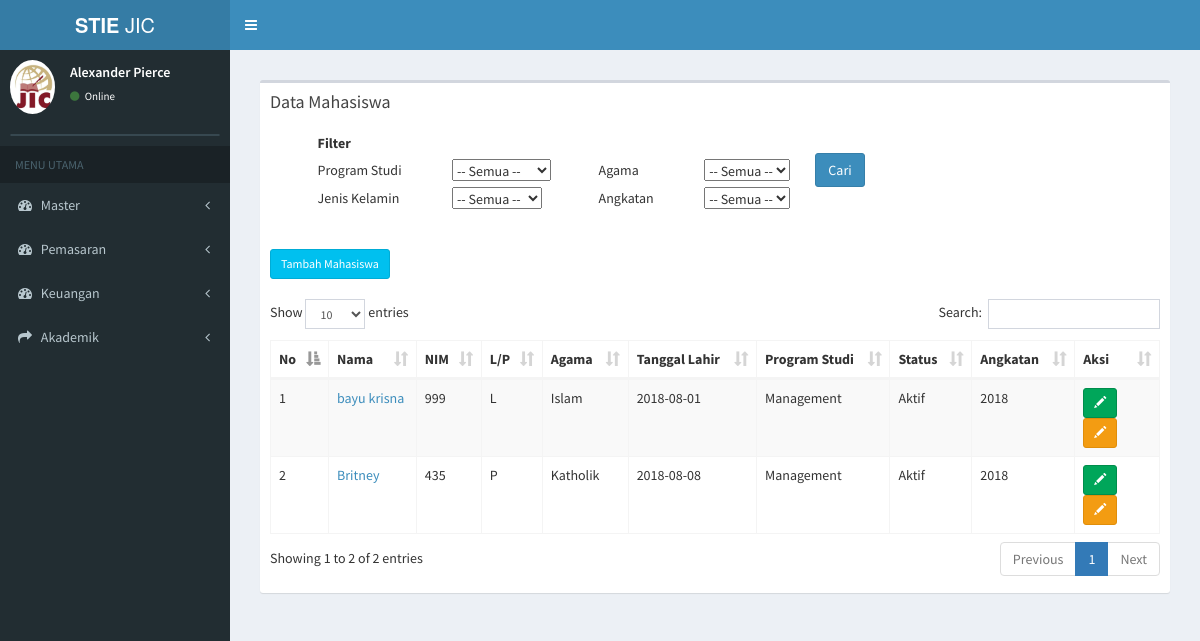
The app's page /index.php/mahasiswa/data_mahasiswa, older data.
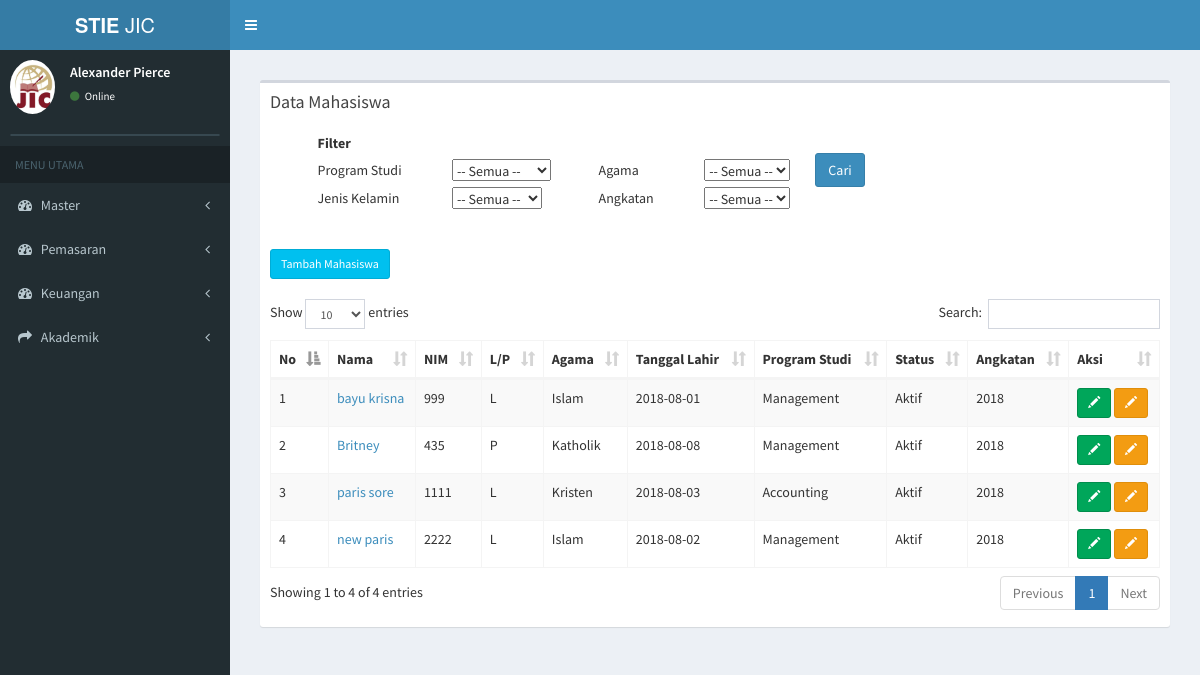
The same page, newer data.
### tables this page shows
CREATE TABLE `tb_mahasiswa` (
  `id_mahasiswa` varchar(7) NOT NULL,
  `id_du` varchar(15) NOT NULL,
  `nama_mahasiswa` varchar(50) NOT NULL,
  `nim` varchar(15) NOT NULL,
  `id_status` varchar(2) NOT NULL,
  `id_prodi` varchar(7) NOT NULL,
  `id_konsentrasi` varchar(7) NOT NULL,
  `id_hasil_tes` varchar(7) NOT NULL,
  `id_sekolah` varchar(6) NOT NULL,
  `id_waktu` int(2) NOT NULL,
  `id_grade` varchar(2) NOT NULL
);

CREATE TABLE `tb_bio` (
  `id_mahasiswa` varchar(10) NOT NULL,
  `jenis_kelamin` varchar(10) NOT NULL,
  `tempat_lahir` varchar(30) NOT NULL,
  `tanggal_lahir` date NOT NULL,
  `agama` varchar(20) NOT NULL,
  `foto_mahasiswa` text NOT NULL,
  `angkatan` varchar(4) NOT NULL
);

CREATE TABLE `tb_prodi` (
  `id_prodi` varchar(6) NOT NULL,
  `nama_prodi` varchar(20) NOT NULL,
  `ketua_prodi` varchar(50) NOT NULL
);

CREATE TABLE `tb_status_mhs` (
  `id_status` int(2) NOT NULL,
  `status_mhs` varchar(20) NOT NULL
);

### application/controllers/mahasiswa.php (called while the page is built, shortened)
<?php
class Mahasiswa extends CI_Controller {
	public function __construct()
	{
		$this->load->model('mahasiswa_model');
		$this->load->model('daftar_ulang_model');
		$this->load->model('konsentrasi_model');
	}
	public function data_mahasiswa()
	{
			$data['mahasiswa'] = $this->mahasiswa_model->data_mahasiswa_dikti();
			$data['drop_down_prodi'] = $this->konsentrasi_model->get_prodi();
			$data['main_view'] = 'Mahasiswa/mahasiswa_view';
			$this->load->view('template', $data);
	}
}

### index.php (called while the page is built, shortened)
<?php
require_once BASEPATH.'core/CodeIgniter.php';

### application/models/mahasiswa_model.php (called while the page is built, shortened)
<?php
class Mahasiswa_model extends CI_Model {
  public function data_mahasiswa_dikti(){
    $this->db->select('*');
     $this->db->from('tb_mahasiswa');
     $this->db->join('tb_konsentrasi','tb_konsentrasi.id_konsentrasi=tb_mahasiswa.id_konsentrasi');
     $this->db->join('tb_prodi','tb_prodi.id_prodi=tb_mahasiswa.id_prodi');
     $this->db->join('tb_bio','tb_bio.id_mahasiswa=tb_mahasiswa.id_mahasiswa');
     $this->db->join('tb_status_mhs','tb_status_mhs.id_status=tb_mahasiswa.id_status');
     $this->db->where('tb_mahasiswa.id_status', '1');
     $query = $this->db->get();
     return $query->result();
  }
}

### application/views/Mahasiswa/mahasiswa_view.php (the view, shortened to what the changed rows need)
<section class="content">
      <div class="row">
        <div class="col-xs-12">
          <div class="box">
            <div class="box-header">
              <h3 class="box-title">Data Mahasiswa</h3>
            </div>
            <div class="box-body">
              <table class="">
                <tbody>
                  <form method="get" action="<?php echo base_url("mahasiswa/filter_mahasiswa/")?>">
                  <tr>
                    <th>&nbsp;&nbsp;&nbsp;&nbsp;&nbsp;&nbsp;&nbsp;&nbsp;&nbsp;&nbsp;&nbsp;&nbsp;&nbsp;&nbsp;&nbsp;&nbsp;&nbsp;Filter</th>
                  </tr>
                </tbody>
              </table>
              <br>
              <br>
              <table id="example1" class="table table-bordered table-striped">
                 <a href="<?php echo base_url(); ?>mahasiswa/page_tambah_mahasiswa" class="btn btn-info btn-sm" > Tambah Mahasiswa</a> <br> <br>
                <thead>
                <tr>
                  <th>No</th>
                  <th>Nama</th>
                  <th>NIM</th>
                  <th>L/P</th>
                  <th>Agama</th>
                  <th>Tanggal Lahir </th>
                  <th>Program Studi</th>
                  <th>Status</th>
                  <th>Angkatan</th>
                  <th>Aksi</th>
                </tr>
                </thead>
                <tbody>
                <?php
               $no = 0;
                foreach ($mahasiswa as $data) {
                  echo '
                <tr>
                  <td>'.++$no.'</td>
                  <td><a href="'.base_url('mahasiswa/lihat_mahasiswa_dikti/'.$data->id_mahasiswa).'")>'.$data->nama_mahasiswa.'</a></td>
                  <td>'.$data->nim.'</td>
                  <td>'.$data->jenis_kelamin.'</td>
                  <td>'.$data->agama.'</td>
                  <td>'.$data->tanggal_lahir.'</td>
                  <td>'.$data->nama_prodi.'</td>
                  <td>'.$data->status_mhs.'</td>
                  <td>'.$data->angkatan.'</td>
                  <td>
                    <a href="'.base_url('mahasiswa/detail_mahasiswa_dikti/'.$data->id_mahasiswa).'" class="btn btn-success  btn-sm"><i class="glyphicon glyphicon-pencil"></i><span class="tooltiptext">Detail Mahasiswa</span></a>
                    <a href="'.base_url('mahasiswa/aktivitas_perkuliahan/'.$data->id_mahasiswa).'" class="btn btn-warning btn-sm"><i class="glyphicon glyphicon-pencil"></i><span class="tooltiptext">Aktivitas Kuliah</span></a>
                  </td>
                </tr>
                ';
              }
              ?>
                </tbody>
              </table>
            </div>
          </div>
        </div>
      </div>
    </section>

Row changes from the older to the newer data that the page shows:
added tb_mahasiswa: nama_mahasiswa "paris sore", nim "1111", tb_bio.jenis_kelamin "L", tb_bio.agama "Kristen", tb_bio.tanggal_lahir "2018-08-03", id_prodi.nama_prodi "Accounting", id_status.status_mhs "Aktif", tb_bio.angkatan "2018"
added tb_mahasiswa: nama_mahasiswa "new paris", nim "2222", tb_bio.jenis_kelamin "L", tb_bio.agama "Islam", tb_bio.tanggal_lahir "2018-08-02", id_prodi.nama_prodi "Management", id_status.status_mhs "Aktif", tb_bio.angkatan "2018"
Text that changed along with them:
text written by a page script: "Show entries Search: Showing 1 to 2 of 2 entries Previous 1 Next" → "Show entries Search: Showing 1 to 4 of 4 entries Previous 1 Next"
